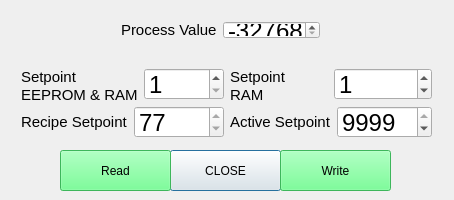
<?xml version="1.0" encoding="UTF-8"?>
<ui version="4.0">
 <class>rampoven_RegistersClass</class>
 <widget class="QDialog" name="rampoven_RegistersClass">
  <property name="geometry">
   <rect>
    <x>0</x>
    <y>0</y>
    <width>454</width>
    <height>200</height>
   </rect>
  </property>
  <property name="windowTitle">
   <string>rampoven_Registers</string>
  </property>
  <widget class="QPushButton" name="closeButton">
   <property name="geometry">
    <rect>
     <x>170</x>
     <y>150</y>
     <width>111</width>
     <height>41</height>
    </rect>
   </property>
   <property name="minimumSize">
    <size>
     <width>111</width>
     <height>41</height>
    </size>
   </property>
   <property name="maximumSize">
    <size>
     <width>111</width>
     <height>41</height>
    </size>
   </property>
   <property name="text">
    <string>CLOSE</string>
   </property>
  </widget>
  <widget class="QPushButton" name="ReadDataButton">
   <property name="geometry">
    <rect>
     <x>60</x>
     <y>150</y>
     <width>111</width>
     <height>41</height>
    </rect>
   </property>
   <property name="minimumSize">
    <size>
     <width>111</width>
     <height>41</height>
    </size>
   </property>
   <property name="maximumSize">
    <size>
     <width>111</width>
     <height>41</height>
    </size>
   </property>
   <property name="palette">
    <palette>
     <active>
      <colorrole role="WindowText">
       <brush brushstyle="SolidPattern">
        <color alpha="255">
         <red>0</red>
         <green>0</green>
         <blue>0</blue>
        </color>
       </brush>
      </colorrole>
      <colorrole role="Button">
       <brush brushstyle="SolidPattern">
        <color alpha="255">
         <red>85</red>
         <green>255</green>
         <blue>127</blue>
        </color>
       </brush>
      </colorrole>
      <colorrole role="Light">
       <brush brushstyle="SolidPattern">
        <color alpha="255">
         <red>213</red>
         <green>255</green>
         <blue>223</blue>
        </color>
       </brush>
      </colorrole>
      <colorrole role="Midlight">
       <brush brushstyle="SolidPattern">
        <color alpha="255">
         <red>149</red>
         <green>255</green>
         <blue>175</blue>
        </color>
       </brush>
      </colorrole>
      <colorrole role="Dark">
       <brush brushstyle="SolidPattern">
        <color alpha="255">
         <red>42</red>
         <green>127</green>
         <blue>63</blue>
        </color>
       </brush>
      </colorrole>
      <colorrole role="Mid">
       <brush brushstyle="SolidPattern">
        <color alpha="255">
         <red>56</red>
         <green>170</green>
         <blue>84</blue>
        </color>
       </brush>
      </colorrole>
      <colorrole role="Text">
       <brush brushstyle="SolidPattern">
        <color alpha="255">
         <red>0</red>
         <green>0</green>
         <blue>0</blue>
        </color>
       </brush>
      </colorrole>
      <colorrole role="BrightText">
       <brush brushstyle="SolidPattern">
        <color alpha="255">
         <red>255</red>
         <green>255</green>
         <blue>255</blue>
        </color>
       </brush>
      </colorrole>
      <colorrole role="ButtonText">
       <brush brushstyle="SolidPattern">
        <color alpha="255">
         <red>0</red>
         <green>0</green>
         <blue>0</blue>
        </color>
       </brush>
      </colorrole>
      <colorrole role="Base">
       <brush brushstyle="SolidPattern">
        <color alpha="255">
         <red>255</red>
         <green>255</green>
         <blue>255</blue>
        </color>
       </brush>
      </colorrole>
      <colorrole role="Window">
       <brush brushstyle="SolidPattern">
        <color alpha="255">
         <red>85</red>
         <green>255</green>
         <blue>127</blue>
        </color>
       </brush>
      </colorrole>
      <colorrole role="Shadow">
       <brush brushstyle="SolidPattern">
        <color alpha="255">
         <red>0</red>
         <green>0</green>
         <blue>0</blue>
        </color>
       </brush>
      </colorrole>
      <colorrole role="AlternateBase">
       <brush brushstyle="SolidPattern">
        <color alpha="255">
         <red>170</red>
         <green>255</green>
         <blue>191</blue>
        </color>
       </brush>
      </colorrole>
      <colorrole role="ToolTipBase">
       <brush brushstyle="SolidPattern">
        <color alpha="255">
         <red>255</red>
         <green>255</green>
         <blue>220</blue>
        </color>
       </brush>
      </colorrole>
      <colorrole role="ToolTipText">
       <brush brushstyle="SolidPattern">
        <color alpha="255">
         <red>0</red>
         <green>0</green>
         <blue>0</blue>
        </color>
       </brush>
      </colorrole>
     </active>
     <inactive>
      <colorrole role="WindowText">
       <brush brushstyle="SolidPattern">
        <color alpha="255">
         <red>0</red>
         <green>0</green>
         <blue>0</blue>
        </color>
       </brush>
      </colorrole>
      <colorrole role="Button">
       <brush brushstyle="SolidPattern">
        <color alpha="255">
         <red>85</red>
         <green>255</green>
         <blue>127</blue>
        </color>
       </brush>
      </colorrole>
      <colorrole role="Light">
       <brush brushstyle="SolidPattern">
        <color alpha="255">
         <red>213</red>
         <green>255</green>
         <blue>223</blue>
        </color>
       </brush>
      </colorrole>
      <colorrole role="Midlight">
       <brush brushstyle="SolidPattern">
        <color alpha="255">
         <red>149</red>
         <green>255</green>
         <blue>175</blue>
        </color>
       </brush>
      </colorrole>
      <colorrole role="Dark">
       <brush brushstyle="SolidPattern">
        <color alpha="255">
         <red>42</red>
         <green>127</green>
         <blue>63</blue>
        </color>
       </brush>
      </colorrole>
      <colorrole role="Mid">
       <brush brushstyle="SolidPattern">
        <color alpha="255">
         <red>56</red>
         <green>170</green>
         <blue>84</blue>
        </color>
       </brush>
      </colorrole>
      <colorrole role="Text">
       <brush brushstyle="SolidPattern">
        <color alpha="255">
         <red>0</red>
         <green>0</green>
         <blue>0</blue>
        </color>
       </brush>
      </colorrole>
      <colorrole role="BrightText">
       <brush brushstyle="SolidPattern">
        <color alpha="255">
         <red>255</red>
         <green>255</green>
         <blue>255</blue>
        </color>
       </brush>
      </colorrole>
      <colorrole role="ButtonText">
       <brush brushstyle="SolidPattern">
        <color alpha="255">
         <red>0</red>
         <green>0</green>
         <blue>0</blue>
        </color>
       </brush>
      </colorrole>
      <colorrole role="Base">
       <brush brushstyle="SolidPattern">
        <color alpha="255">
         <red>255</red>
         <green>255</green>
         <blue>255</blue>
        </color>
       </brush>
      </colorrole>
      <colorrole role="Window">
       <brush brushstyle="SolidPattern">
        <color alpha="255">
         <red>85</red>
         <green>255</green>
         <blue>127</blue>
        </color>
       </brush>
      </colorrole>
      <colorrole role="Shadow">
       <brush brushstyle="SolidPattern">
        <color alpha="255">
         <red>0</red>
         <green>0</green>
         <blue>0</blue>
        </color>
       </brush>
      </colorrole>
      <colorrole role="AlternateBase">
       <brush brushstyle="SolidPattern">
        <color alpha="255">
         <red>170</red>
         <green>255</green>
         <blue>191</blue>
        </color>
       </brush>
      </colorrole>
      <colorrole role="ToolTipBase">
       <brush brushstyle="SolidPattern">
        <color alpha="255">
         <red>255</red>
         <green>255</green>
         <blue>220</blue>
        </color>
       </brush>
      </colorrole>
      <colorrole role="ToolTipText">
       <brush brushstyle="SolidPattern">
        <color alpha="255">
         <red>0</red>
         <green>0</green>
         <blue>0</blue>
        </color>
       </brush>
      </colorrole>
     </inactive>
     <disabled>
      <colorrole role="WindowText">
       <brush brushstyle="SolidPattern">
        <color alpha="255">
         <red>42</red>
         <green>127</green>
         <blue>63</blue>
        </color>
       </brush>
      </colorrole>
      <colorrole role="Button">
       <brush brushstyle="SolidPattern">
        <color alpha="255">
         <red>85</red>
         <green>255</green>
         <blue>127</blue>
        </color>
       </brush>
      </colorrole>
      <colorrole role="Light">
       <brush brushstyle="SolidPattern">
        <color alpha="255">
         <red>213</red>
         <green>255</green>
         <blue>223</blue>
        </color>
       </brush>
      </colorrole>
      <colorrole role="Midlight">
       <brush brushstyle="SolidPattern">
        <color alpha="255">
         <red>149</red>
         <green>255</green>
         <blue>175</blue>
        </color>
       </brush>
      </colorrole>
      <colorrole role="Dark">
       <brush brushstyle="SolidPattern">
        <color alpha="255">
         <red>42</red>
         <green>127</green>
         <blue>63</blue>
        </color>
       </brush>
      </colorrole>
      <colorrole role="Mid">
       <brush brushstyle="SolidPattern">
        <color alpha="255">
         <red>56</red>
         <green>170</green>
         <blue>84</blue>
        </color>
       </brush>
      </colorrole>
      <colorrole role="Text">
       <brush brushstyle="SolidPattern">
        <color alpha="255">
         <red>42</red>
         <green>127</green>
         <blue>63</blue>
        </color>
       </brush>
      </colorrole>
      <colorrole role="BrightText">
       <brush brushstyle="SolidPattern">
        <color alpha="255">
         <red>255</red>
         <green>255</green>
         <blue>255</blue>
        </color>
       </brush>
      </colorrole>
      <colorrole role="ButtonText">
       <brush brushstyle="SolidPattern">
        <color alpha="255">
         <red>42</red>
         <green>127</green>
         <blue>63</blue>
        </color>
       </brush>
      </colorrole>
      <colorrole role="Base">
       <brush brushstyle="SolidPattern">
        <color alpha="255">
         <red>85</red>
         <green>255</green>
         <blue>127</blue>
        </color>
       </brush>
      </colorrole>
      <colorrole role="Window">
       <brush brushstyle="SolidPattern">
        <color alpha="255">
         <red>85</red>
         <green>255</green>
         <blue>127</blue>
        </color>
       </brush>
      </colorrole>
      <colorrole role="Shadow">
       <brush brushstyle="SolidPattern">
        <color alpha="255">
         <red>0</red>
         <green>0</green>
         <blue>0</blue>
        </color>
       </brush>
      </colorrole>
      <colorrole role="AlternateBase">
       <brush brushstyle="SolidPattern">
        <color alpha="255">
         <red>85</red>
         <green>255</green>
         <blue>127</blue>
        </color>
       </brush>
      </colorrole>
      <colorrole role="ToolTipBase">
       <brush brushstyle="SolidPattern">
        <color alpha="255">
         <red>255</red>
         <green>255</green>
         <blue>220</blue>
        </color>
       </brush>
      </colorrole>
      <colorrole role="ToolTipText">
       <brush brushstyle="SolidPattern">
        <color alpha="255">
         <red>0</red>
         <green>0</green>
         <blue>0</blue>
        </color>
       </brush>
      </colorrole>
     </disabled>
    </palette>
   </property>
   <property name="text">
    <string>Read</string>
   </property>
  </widget>
  <widget class="QPushButton" name="writeDataButton">
   <property name="geometry">
    <rect>
     <x>280</x>
     <y>150</y>
     <width>111</width>
     <height>41</height>
    </rect>
   </property>
   <property name="minimumSize">
    <size>
     <width>111</width>
     <height>41</height>
    </size>
   </property>
   <property name="maximumSize">
    <size>
     <width>111</width>
     <height>41</height>
    </size>
   </property>
   <property name="palette">
    <palette>
     <active>
      <colorrole role="WindowText">
       <brush brushstyle="SolidPattern">
        <color alpha="255">
         <red>0</red>
         <green>0</green>
         <blue>0</blue>
        </color>
       </brush>
      </colorrole>
      <colorrole role="Button">
       <brush brushstyle="SolidPattern">
        <color alpha="255">
         <red>85</red>
         <green>255</green>
         <blue>127</blue>
        </color>
       </brush>
      </colorrole>
      <colorrole role="Light">
       <brush brushstyle="SolidPattern">
        <color alpha="255">
         <red>213</red>
         <green>255</green>
         <blue>223</blue>
        </color>
       </brush>
      </colorrole>
      <colorrole role="Midlight">
       <brush brushstyle="SolidPattern">
        <color alpha="255">
         <red>149</red>
         <green>255</green>
         <blue>175</blue>
        </color>
       </brush>
      </colorrole>
      <colorrole role="Dark">
       <brush brushstyle="SolidPattern">
        <color alpha="255">
         <red>42</red>
         <green>127</green>
         <blue>63</blue>
        </color>
       </brush>
      </colorrole>
      <colorrole role="Mid">
       <brush brushstyle="SolidPattern">
        <color alpha="255">
         <red>56</red>
         <green>170</green>
         <blue>84</blue>
        </color>
       </brush>
      </colorrole>
      <colorrole role="Text">
       <brush brushstyle="SolidPattern">
        <color alpha="255">
         <red>0</red>
         <green>0</green>
         <blue>0</blue>
        </color>
       </brush>
      </colorrole>
      <colorrole role="BrightText">
       <brush brushstyle="SolidPattern">
        <color alpha="255">
         <red>255</red>
         <green>255</green>
         <blue>255</blue>
        </color>
       </brush>
      </colorrole>
      <colorrole role="ButtonText">
       <brush brushstyle="SolidPattern">
        <color alpha="255">
         <red>0</red>
         <green>0</green>
         <blue>0</blue>
        </color>
       </brush>
      </colorrole>
      <colorrole role="Base">
       <brush brushstyle="SolidPattern">
        <color alpha="255">
         <red>255</red>
         <green>255</green>
         <blue>255</blue>
        </color>
       </brush>
      </colorrole>
      <colorrole role="Window">
       <brush brushstyle="SolidPattern">
        <color alpha="255">
         <red>85</red>
         <green>255</green>
         <blue>127</blue>
        </color>
       </brush>
      </colorrole>
      <colorrole role="Shadow">
       <brush brushstyle="SolidPattern">
        <color alpha="255">
         <red>0</red>
         <green>0</green>
         <blue>0</blue>
        </color>
       </brush>
      </colorrole>
      <colorrole role="AlternateBase">
       <brush brushstyle="SolidPattern">
        <color alpha="255">
         <red>170</red>
         <green>255</green>
         <blue>191</blue>
        </color>
       </brush>
      </colorrole>
      <colorrole role="ToolTipBase">
       <brush brushstyle="SolidPattern">
        <color alpha="255">
         <red>255</red>
         <green>255</green>
         <blue>220</blue>
        </color>
       </brush>
      </colorrole>
      <colorrole role="ToolTipText">
       <brush brushstyle="SolidPattern">
        <color alpha="255">
         <red>0</red>
         <green>0</green>
         <blue>0</blue>
        </color>
       </brush>
      </colorrole>
     </active>
     <inactive>
      <colorrole role="WindowText">
       <brush brushstyle="SolidPattern">
        <color alpha="255">
         <red>0</red>
         <green>0</green>
         <blue>0</blue>
        </color>
       </brush>
      </colorrole>
      <colorrole role="Button">
       <brush brushstyle="SolidPattern">
        <color alpha="255">
         <red>85</red>
         <green>255</green>
         <blue>127</blue>
        </color>
       </brush>
      </colorrole>
      <colorrole role="Light">
       <brush brushstyle="SolidPattern">
        <color alpha="255">
         <red>213</red>
         <green>255</green>
         <blue>223</blue>
        </color>
       </brush>
      </colorrole>
      <colorrole role="Midlight">
       <brush brushstyle="SolidPattern">
        <color alpha="255">
         <red>149</red>
         <green>255</green>
         <blue>175</blue>
        </color>
       </brush>
      </colorrole>
      <colorrole role="Dark">
       <brush brushstyle="SolidPattern">
        <color alpha="255">
         <red>42</red>
         <green>127</green>
         <blue>63</blue>
        </color>
       </brush>
      </colorrole>
      <colorrole role="Mid">
       <brush brushstyle="SolidPattern">
        <color alpha="255">
         <red>56</red>
         <green>170</green>
         <blue>84</blue>
        </color>
       </brush>
      </colorrole>
      <colorrole role="Text">
       <brush brushstyle="SolidPattern">
        <color alpha="255">
         <red>0</red>
         <green>0</green>
         <blue>0</blue>
        </color>
       </brush>
      </colorrole>
      <colorrole role="BrightText">
       <brush brushstyle="SolidPattern">
        <color alpha="255">
         <red>255</red>
         <green>255</green>
         <blue>255</blue>
        </color>
       </brush>
      </colorrole>
      <colorrole role="ButtonText">
       <brush brushstyle="SolidPattern">
        <color alpha="255">
         <red>0</red>
         <green>0</green>
         <blue>0</blue>
        </color>
       </brush>
      </colorrole>
      <colorrole role="Base">
       <brush brushstyle="SolidPattern">
        <color alpha="255">
         <red>255</red>
         <green>255</green>
         <blue>255</blue>
        </color>
       </brush>
      </colorrole>
      <colorrole role="Window">
       <brush brushstyle="SolidPattern">
        <color alpha="255">
         <red>85</red>
         <green>255</green>
         <blue>127</blue>
        </color>
       </brush>
      </colorrole>
      <colorrole role="Shadow">
       <brush brushstyle="SolidPattern">
        <color alpha="255">
         <red>0</red>
         <green>0</green>
         <blue>0</blue>
        </color>
       </brush>
      </colorrole>
      <colorrole role="AlternateBase">
       <brush brushstyle="SolidPattern">
        <color alpha="255">
         <red>170</red>
         <green>255</green>
         <blue>191</blue>
        </color>
       </brush>
      </colorrole>
      <colorrole role="ToolTipBase">
       <brush brushstyle="SolidPattern">
        <color alpha="255">
         <red>255</red>
         <green>255</green>
         <blue>220</blue>
        </color>
       </brush>
      </colorrole>
      <colorrole role="ToolTipText">
       <brush brushstyle="SolidPattern">
        <color alpha="255">
         <red>0</red>
         <green>0</green>
         <blue>0</blue>
        </color>
       </brush>
      </colorrole>
     </inactive>
     <disabled>
      <colorrole role="WindowText">
       <brush brushstyle="SolidPattern">
        <color alpha="255">
         <red>42</red>
         <green>127</green>
         <blue>63</blue>
        </color>
       </brush>
      </colorrole>
      <colorrole role="Button">
       <brush brushstyle="SolidPattern">
        <color alpha="255">
         <red>85</red>
         <green>255</green>
         <blue>127</blue>
        </color>
       </brush>
      </colorrole>
      <colorrole role="Light">
       <brush brushstyle="SolidPattern">
        <color alpha="255">
         <red>213</red>
         <green>255</green>
         <blue>223</blue>
        </color>
       </brush>
      </colorrole>
      <colorrole role="Midlight">
       <brush brushstyle="SolidPattern">
        <color alpha="255">
         <red>149</red>
         <green>255</green>
         <blue>175</blue>
        </color>
       </brush>
      </colorrole>
      <colorrole role="Dark">
       <brush brushstyle="SolidPattern">
        <color alpha="255">
         <red>42</red>
         <green>127</green>
         <blue>63</blue>
        </color>
       </brush>
      </colorrole>
      <colorrole role="Mid">
       <brush brushstyle="SolidPattern">
        <color alpha="255">
         <red>56</red>
         <green>170</green>
         <blue>84</blue>
        </color>
       </brush>
      </colorrole>
      <colorrole role="Text">
       <brush brushstyle="SolidPattern">
        <color alpha="255">
         <red>42</red>
         <green>127</green>
         <blue>63</blue>
        </color>
       </brush>
      </colorrole>
      <colorrole role="BrightText">
       <brush brushstyle="SolidPattern">
        <color alpha="255">
         <red>255</red>
         <green>255</green>
         <blue>255</blue>
        </color>
       </brush>
      </colorrole>
      <colorrole role="ButtonText">
       <brush brushstyle="SolidPattern">
        <color alpha="255">
         <red>42</red>
         <green>127</green>
         <blue>63</blue>
        </color>
       </brush>
      </colorrole>
      <colorrole role="Base">
       <brush brushstyle="SolidPattern">
        <color alpha="255">
         <red>85</red>
         <green>255</green>
         <blue>127</blue>
        </color>
       </brush>
      </colorrole>
      <colorrole role="Window">
       <brush brushstyle="SolidPattern">
        <color alpha="255">
         <red>85</red>
         <green>255</green>
         <blue>127</blue>
        </color>
       </brush>
      </colorrole>
      <colorrole role="Shadow">
       <brush brushstyle="SolidPattern">
        <color alpha="255">
         <red>0</red>
         <green>0</green>
         <blue>0</blue>
        </color>
       </brush>
      </colorrole>
      <colorrole role="AlternateBase">
       <brush brushstyle="SolidPattern">
        <color alpha="255">
         <red>85</red>
         <green>255</green>
         <blue>127</blue>
        </color>
       </brush>
      </colorrole>
      <colorrole role="ToolTipBase">
       <brush brushstyle="SolidPattern">
        <color alpha="255">
         <red>255</red>
         <green>255</green>
         <blue>220</blue>
        </color>
       </brush>
      </colorrole>
      <colorrole role="ToolTipText">
       <brush brushstyle="SolidPattern">
        <color alpha="255">
         <red>0</red>
         <green>0</green>
         <blue>0</blue>
        </color>
       </brush>
      </colorrole>
     </disabled>
    </palette>
   </property>
   <property name="text">
    <string>Write</string>
   </property>
  </widget>
  <widget class="QWidget" name="layoutWidget">
   <property name="geometry">
    <rect>
     <x>110</x>
     <y>10</y>
     <width>221</width>
     <height>40</height>
    </rect>
   </property>
   <layout class="QHBoxLayout" name="horizontalLayout">
    <item>
     <widget class="QLabel" name="ro_process_value_label">
      <property name="text">
       <string>&lt;!DOCTYPE HTML PUBLIC &quot;-//W3C//DTD HTML 4.0//EN&quot; &quot;http://www.w3.org/TR/REC-html40/strict.dtd&quot;&gt;
&lt;html&gt;&lt;head&gt;&lt;meta name=&quot;qrichtext&quot; content=&quot;1&quot; /&gt;&lt;style type=&quot;text/css&quot;&gt;
p, li { white-space: pre-wrap; }
&lt;/style&gt;&lt;/head&gt;&lt;body style=&quot; font-family:'Ubuntu'; font-size:11pt; font-weight:400; font-style:normal;&quot;&gt;
&lt;table border=&quot;0&quot; style=&quot;-qt-table-type: root; margin-top:4px; margin-bottom:4px; margin-left:4px; margin-right:4px;&quot;&gt;
&lt;tr&gt;
&lt;td style=&quot;border: none;&quot;&gt;
&lt;p style=&quot; margin-top:0px; margin-bottom:0px; margin-left:0px; margin-right:0px; -qt-block-indent:0; text-indent:0px;&quot;&gt;&lt;span style=&quot; font-family:'MS Shell Dlg 2';&quot;&gt;Process Value&lt;/span&gt;&lt;/p&gt;&lt;/td&gt;&lt;/tr&gt;&lt;/table&gt;&lt;/body&gt;&lt;/html&gt;</string>
      </property>
     </widget>
    </item>
    <item>
     <widget class="QDoubleSpinBox" name="ro_process_value_SpinBox">
      <property name="font">
       <font>
        <pointsize>18</pointsize>
       </font>
      </property>
      <property name="decimals">
       <number>0</number>
      </property>
      <property name="minimum">
       <double>-32768.000000000000000</double>
      </property>
      <property name="maximum">
       <double>32767.000000000000000</double>
      </property>
      <property name="value">
       <double>-32768.000000000000000</double>
      </property>
     </widget>
    </item>
   </layout>
  </widget>
  <widget class="QWidget" name="layoutWidget">
   <property name="geometry">
    <rect>
     <x>10</x>
     <y>57</y>
     <width>433</width>
     <height>92</height>
    </rect>
   </property>
   <layout class="QVBoxLayout" name="verticalLayout">
    <item>
     <layout class="QHBoxLayout" name="horizontalLayout_4">
      <item>
       <layout class="QHBoxLayout" name="horizontalLayout_5">
        <item>
         <widget class="QLabel" name="ro_setpoint_eeprom_label">
          <property name="text">
           <string>&lt;!DOCTYPE HTML PUBLIC &quot;-//W3C//DTD HTML 4.0//EN&quot; &quot;http://www.w3.org/TR/REC-html40/strict.dtd&quot;&gt;
&lt;html&gt;&lt;head&gt;&lt;meta name=&quot;qrichtext&quot; content=&quot;1&quot; /&gt;&lt;style type=&quot;text/css&quot;&gt;
p, li { white-space: pre-wrap; }
&lt;/style&gt;&lt;/head&gt;&lt;body style=&quot; font-family:'Ubuntu'; font-size:11pt; font-weight:400; font-style:normal;&quot;&gt;
&lt;table border=&quot;0&quot; style=&quot;-qt-table-type: root; margin-top:4px; margin-bottom:4px; margin-left:4px; margin-right:4px;&quot;&gt;
&lt;tr&gt;
&lt;td style=&quot;border: none;&quot;&gt;
&lt;p style=&quot; margin-top:0px; margin-bottom:0px; margin-left:0px; margin-right:0px; -qt-block-indent:0; text-indent:0px;&quot;&gt;&lt;span style=&quot; font-family:'MS Shell Dlg 2';&quot;&gt;Setpoint&lt;/span&gt;&lt;/p&gt;
&lt;p style=&quot; margin-top:0px; margin-bottom:0px; margin-left:0px; margin-right:0px; -qt-block-indent:0; text-indent:0px;&quot;&gt;&lt;span style=&quot; font-family:'MS Shell Dlg 2';&quot;&gt;EEPROM &amp;amp; RAM&lt;/span&gt;&lt;/p&gt;&lt;/td&gt;&lt;/tr&gt;&lt;/table&gt;&lt;/body&gt;&lt;/html&gt;</string>
          </property>
         </widget>
        </item>
        <item>
         <widget class="QDoubleSpinBox" name="ro_setpoint_eeprom_SpinBox">
          <property name="font">
           <font>
            <pointsize>18</pointsize>
           </font>
          </property>
          <property name="decimals">
           <number>0</number>
          </property>
          <property name="minimum">
           <double>1.000000000000000</double>
          </property>
          <property name="maximum">
           <double>77.000000000000000</double>
          </property>
          <property name="value">
           <double>1.000000000000000</double>
          </property>
         </widget>
        </item>
       </layout>
      </item>
      <item>
       <layout class="QHBoxLayout" name="horizontalLayout_6">
        <item>
         <widget class="QLabel" name="ro_setpoint_ram_Label">
          <property name="text">
           <string>&lt;!DOCTYPE HTML PUBLIC &quot;-//W3C//DTD HTML 4.0//EN&quot; &quot;http://www.w3.org/TR/REC-html40/strict.dtd&quot;&gt;
&lt;html&gt;&lt;head&gt;&lt;meta name=&quot;qrichtext&quot; content=&quot;1&quot; /&gt;&lt;style type=&quot;text/css&quot;&gt;
p, li { white-space: pre-wrap; }
&lt;/style&gt;&lt;/head&gt;&lt;body style=&quot; font-family:'Ubuntu'; font-size:11pt; font-weight:400; font-style:normal;&quot;&gt;
&lt;table border=&quot;0&quot; style=&quot;-qt-table-type: root; margin-top:4px; margin-bottom:4px; margin-left:4px; margin-right:4px;&quot;&gt;
&lt;tr&gt;
&lt;td style=&quot;border: none;&quot;&gt;
&lt;p style=&quot; margin-top:0px; margin-bottom:0px; margin-left:0px; margin-right:0px; -qt-block-indent:0; text-indent:0px;&quot;&gt;&lt;span style=&quot; font-family:'MS Shell Dlg 2';&quot;&gt;Setpoint&lt;/span&gt;&lt;/p&gt;
&lt;p style=&quot; margin-top:0px; margin-bottom:0px; margin-left:0px; margin-right:0px; -qt-block-indent:0; text-indent:0px;&quot;&gt;&lt;span style=&quot; font-family:'MS Shell Dlg 2';&quot;&gt;RAM&lt;/span&gt;&lt;/p&gt;&lt;/td&gt;&lt;/tr&gt;&lt;/table&gt;&lt;/body&gt;&lt;/html&gt;</string>
          </property>
         </widget>
        </item>
        <item>
         <widget class="QDoubleSpinBox" name="ro_setpoint_ram_SpinBox">
          <property name="font">
           <font>
            <pointsize>18</pointsize>
           </font>
          </property>
          <property name="decimals">
           <number>0</number>
          </property>
          <property name="minimum">
           <double>0.000000000000000</double>
          </property>
          <property name="maximum">
           <double>77.000000000000000</double>
          </property>
          <property name="value">
           <double>1.000000000000000</double>
          </property>
         </widget>
        </item>
       </layout>
      </item>
     </layout>
    </item>
    <item>
     <layout class="QHBoxLayout" name="horizontalLayout_3">
      <item>
       <layout class="QHBoxLayout" name="horizontalLayout_7">
        <item>
         <widget class="QLabel" name="ro_recipe_setpoint_label">
          <property name="text">
           <string>&lt;!DOCTYPE HTML PUBLIC &quot;-//W3C//DTD HTML 4.0//EN&quot; &quot;http://www.w3.org/TR/REC-html40/strict.dtd&quot;&gt;
&lt;html&gt;&lt;head&gt;&lt;meta name=&quot;qrichtext&quot; content=&quot;1&quot; /&gt;&lt;style type=&quot;text/css&quot;&gt;
p, li { white-space: pre-wrap; }
&lt;/style&gt;&lt;/head&gt;&lt;body style=&quot; font-family:'Ubuntu'; font-size:11pt; font-weight:400; font-style:normal;&quot;&gt;
&lt;table border=&quot;0&quot; style=&quot;-qt-table-type: root; margin-top:4px; margin-bottom:4px; margin-left:4px; margin-right:4px;&quot;&gt;
&lt;tr&gt;
&lt;td style=&quot;border: none;&quot;&gt;
&lt;p style=&quot; margin-top:0px; margin-bottom:0px; margin-left:0px; margin-right:0px; -qt-block-indent:0; text-indent:0px;&quot;&gt;&lt;span style=&quot; font-family:'MS Shell Dlg 2';&quot;&gt;Recipe Setpoint&lt;/span&gt;&lt;/p&gt;&lt;/td&gt;&lt;/tr&gt;&lt;/table&gt;&lt;/body&gt;&lt;/html&gt;</string>
          </property>
         </widget>
        </item>
        <item>
         <widget class="QDoubleSpinBox" name="ro_recipe_setpoint_SpinBox">
          <property name="font">
           <font>
            <pointsize>18</pointsize>
           </font>
          </property>
          <property name="decimals">
           <number>0</number>
          </property>
          <property name="minimum">
           <double>77.000000000000000</double>
          </property>
          <property name="maximum">
           <double>77.000000000000000</double>
          </property>
          <property name="value">
           <double>77.000000000000000</double>
          </property>
         </widget>
        </item>
       </layout>
      </item>
      <item>
       <layout class="QHBoxLayout" name="horizontalLayout_2">
        <item>
         <widget class="QLabel" name="ro_active_setpoint_Label">
          <property name="text">
           <string>&lt;!DOCTYPE HTML PUBLIC &quot;-//W3C//DTD HTML 4.0//EN&quot; &quot;http://www.w3.org/TR/REC-html40/strict.dtd&quot;&gt;
&lt;html&gt;&lt;head&gt;&lt;meta name=&quot;qrichtext&quot; content=&quot;1&quot; /&gt;&lt;style type=&quot;text/css&quot;&gt;
p, li { white-space: pre-wrap; }
&lt;/style&gt;&lt;/head&gt;&lt;body style=&quot; font-family:'Ubuntu'; font-size:11pt; font-weight:400; font-style:normal;&quot;&gt;
&lt;table border=&quot;0&quot; style=&quot;-qt-table-type: root; margin-top:4px; margin-bottom:4px; margin-left:4px; margin-right:4px;&quot;&gt;
&lt;tr&gt;
&lt;td style=&quot;border: none;&quot;&gt;
&lt;p style=&quot; margin-top:0px; margin-bottom:0px; margin-left:0px; margin-right:0px; -qt-block-indent:0; text-indent:0px;&quot;&gt;&lt;span style=&quot; font-family:'MS Shell Dlg 2';&quot;&gt;Active Setpoint&lt;/span&gt;&lt;/p&gt;&lt;/td&gt;&lt;/tr&gt;&lt;/table&gt;&lt;/body&gt;&lt;/html&gt;</string>
          </property>
         </widget>
        </item>
        <item>
         <widget class="QDoubleSpinBox" name="ro_active_setpoint_SpinBox">
          <property name="font">
           <font>
            <pointsize>18</pointsize>
           </font>
          </property>
          <property name="decimals">
           <number>0</number>
          </property>
          <property name="minimum">
           <double>-1999.000000000000000</double>
          </property>
          <property name="maximum">
           <double>9999.000000000000000</double>
          </property>
          <property name="value">
           <double>9999.000000000000000</double>
          </property>
         </widget>
        </item>
       </layout>
      </item>
     </layout>
    </item>
   </layout>
  </widget>
 </widget>
 <layoutdefault spacing="6" margin="11"/>
 <resources/>
 <connections>
  <connection>
   <sender>writeDataButton</sender>
   <signal>clicked()</signal>
   <receiver>rampoven_RegistersClass</receiver>
   <slot>WriteDataButton()</slot>
   <hints>
    <hint type="sourcelabel">
     <x>383</x>
     <y>160</y>
    </hint>
    <hint type="destinationlabel">
     <x>437</x>
     <y>166</y>
    </hint>
   </hints>
  </connection>
  <connection>
   <sender>ReadDataButton</sender>
   <signal>clicked()</signal>
   <receiver>rampoven_RegistersClass</receiver>
   <slot>ReadDataButton()</slot>
   <hints>
    <hint type="sourcelabel">
     <x>67</x>
     <y>169</y>
    </hint>
    <hint type="destinationlabel">
     <x>32</x>
     <y>167</y>
    </hint>
   </hints>
  </connection>
  <connection>
   <sender>closeButton</sender>
   <signal>clicked()</signal>
   <receiver>rampoven_RegistersClass</receiver>
   <slot>close()</slot>
   <hints>
    <hint type="sourcelabel">
     <x>238</x>
     <y>158</y>
    </hint>
    <hint type="destinationlabel">
     <x>218</x>
     <y>147</y>
    </hint>
   </hints>
  </connection>
 </connections>
 <slots>
  <slot>WriteDataButton()</slot>
  <slot>ReadDataButton()</slot>
 </slots>
</ui>
